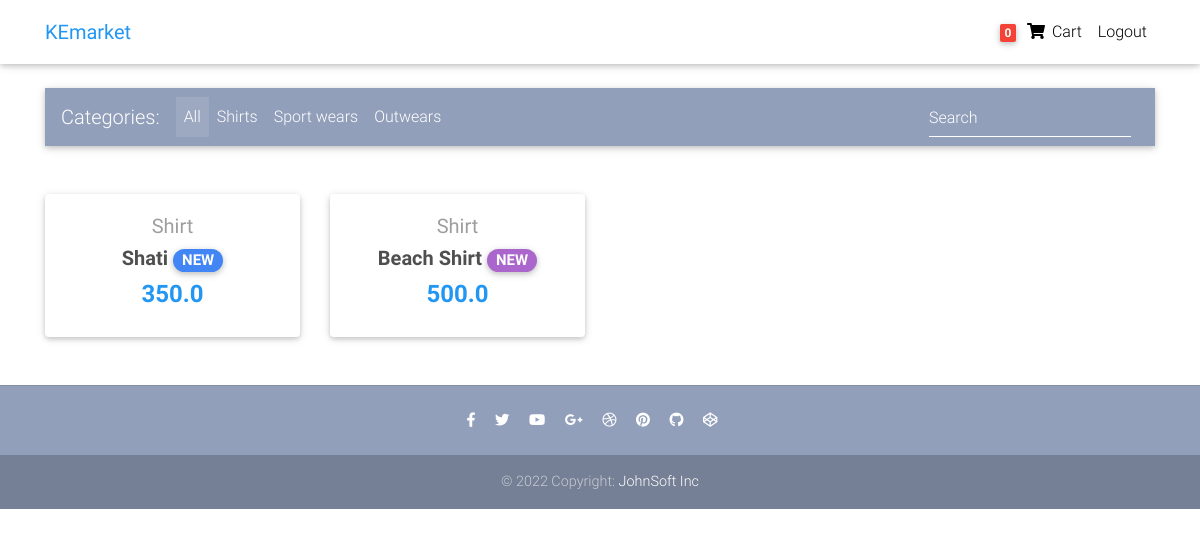
The app's page / (signed in) with its own data.
### core/models.py (models this page shows, shortened)
class Item(models.Model):
    title = models.CharField(max_length=100)
    price = models.FloatField()
    discount_price = models.FloatField(blank=True, null=True)
    category = models.CharField(choices=CATEGORY_CHOICES, max_length=2)
    label = models.CharField(choices=LABEL_CHOICES, max_length=2)
    slug = models.SlugField()
    description = models.TextField()
    def get_absolute_url(self):
        return reverse("core:product", kwargs={
            'slug': self.slug
        })

### core/views.py (the view)
# urls.py: path('', HomeView.as_view(), name='homepage'),
class HomeView(ListView):
    model = Item
    paginate_by = 10
    template_name = "home-page.html"

### core/templatetags/cart_template_tags.py (called while the page is built)
@register.filter
def cart_item_count(user):
    if user.is_authenticated:
        order_qs = Order.objects.filter(user=user, ordered=False)
        if order_qs.exists():
            return order_qs[0].items.count()
    return 0

### templates/home-page.html (shortened to what this page needs)
{% extends 'base.html' %}
{% block content %}
  <main>
    <div class="container">
      <nav class="navbar navbar-expand-lg navbar-dark mdb-color lighten-3 mt-3 mb-5">
        <span class="navbar-brand">Categories:</span>
        <div class="collapse navbar-collapse" id="basicExampleNav">
          <ul class="navbar-nav mr-auto">
            <li class="nav-item active">
              <a class="nav-link" href="#">All
              </a>
            </li>
            <li class="nav-item">
              <a class="nav-link" href="#">Shirts</a>
            </li>
            <li class="nav-item">
              <a class="nav-link" href="#">Sport wears</a>
            </li>
            <li class="nav-item">
              <a class="nav-link" href="#">Outwears</a>
            </li>
          </ul>
          <form class="form-inline">
            <div class="md-form my-0">
              <input class="form-control mr-sm-2" type="text" placeholder="Search" aria-label="Search">
            </div>
          </form>
        </div>
      </nav>
      <section class="text-center mb-4">
        <div class="row wow fadeIn">
          {% for item in object_list %}
          <div class="col-lg-3 col-md-6 mb-4">
            <div class="card">
              <div class="card-body text-center">
                <a href="" class="grey-text">
                  <h5>{{ item.get_category_display}}</h5>
                </a>
                <h5>
                  <strong>
                    <a href="{{ item.get_absolute_url }}" class="dark-grey-text">{{ item.title }}
                      <span class="badge badge-pill {{item.get_label_display}}-color">NEW</span>
                    </a>
                  </strong>
                </h5>
                <h4 class="font-weight-bold blue-text">
                  <strong>
                    {% if item.discount_price %}
                    {{ item.discount_price }}
                    {% else %}
                    {{ item.price }}
                    {% endif %}
                  </strong>
                </h4>
              </div>
            </div>
          </div>
          {% endfor %}
        </div>
      </section>
    </div>
  </main>
  {% endblock content %}

### templates/navbar.html (shortened to what this page needs)
{% load cart_template_tags %}
<nav class="navbar fixed-top navbar-expand-lg navbar-light white scrolling-navbar">
    <div class="container">
      <a class="navbar-brand waves-effect" href="/">
        <strong class="blue-text">KEmarket</strong>
      </a>
      <div class="collapse navbar-collapse" id="navbarSupportedContent">
        <ul class="navbar-nav nav-flex-icons">
          {% if request.user.is_authenticated %}
          <li class="nav-item">
            <a href="{% url 'core:order-summary' %}" class="nav-link waves-effect">
              <span class="badge red z-depth-1 mr-1"> {{ request.user| cart_item_count }} </span>
              <i class="fas fa-shopping-cart"></i>
              <span class="clearfix d-none d-sm-inline-block"> Cart </span>
            </a>
          </li>
          <li class="nav-item">
            <a class="nav-link waves-effect" href="{% url 'account_logout' %}">
              <span class="clearfix d-none d-sm-inline-block"> Logout </span>
            </a>
          </li>
          {% endif %}
        </ul>
      </div>
    </div>
  </nav>

### templates/base.html (style rules this page uses)
html, body, header, .carousel { height: 60vh; }

### records on screen
Item: category "Shirt", title "Shati", discount_price "350.0"
Item: category "Shirt", title "Beach Shirt", price "500.0"

### other values on screen
{{ request.user| cart_item_count }} "0"
